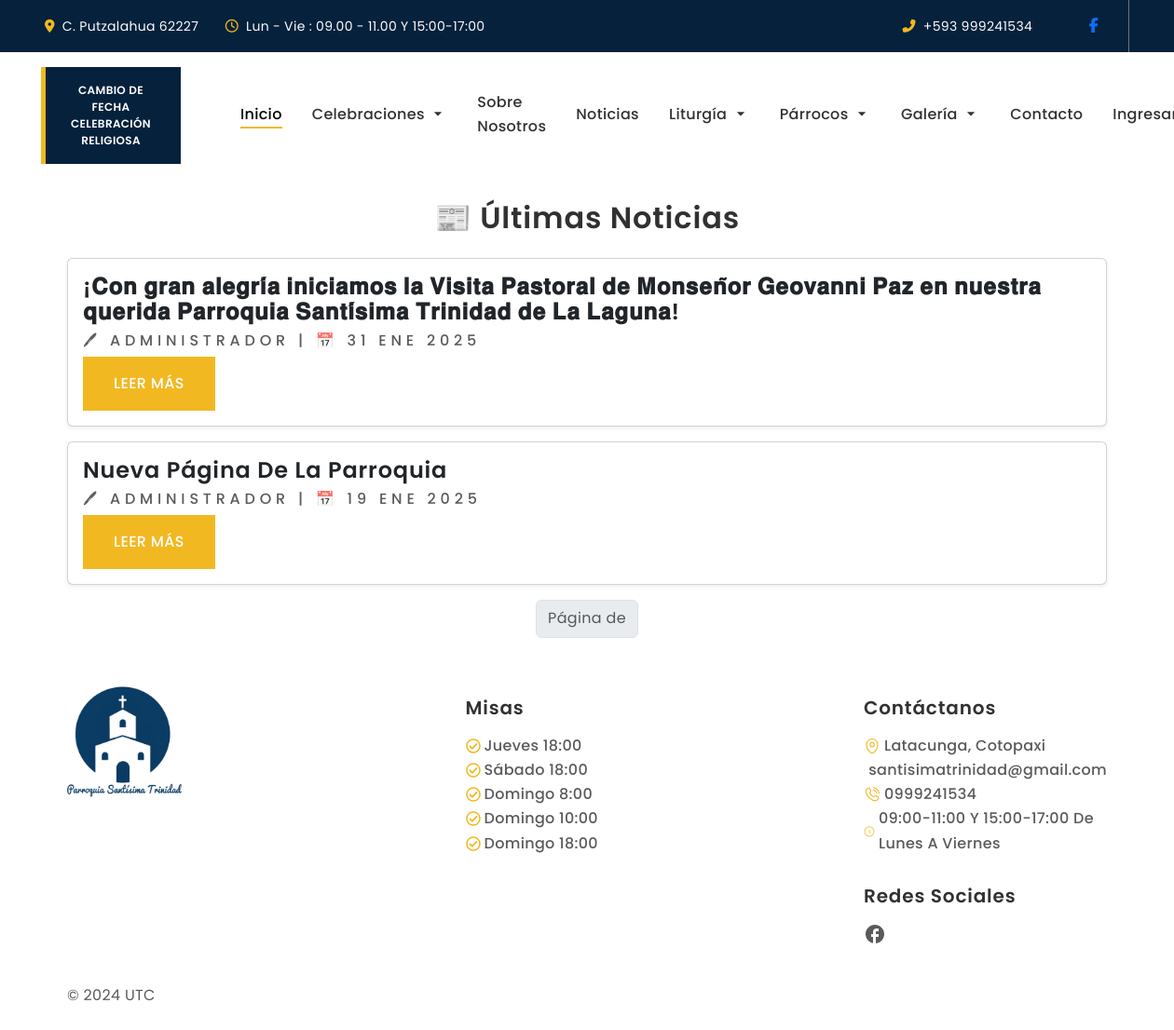
The page /news/ on the database as committed earlier.
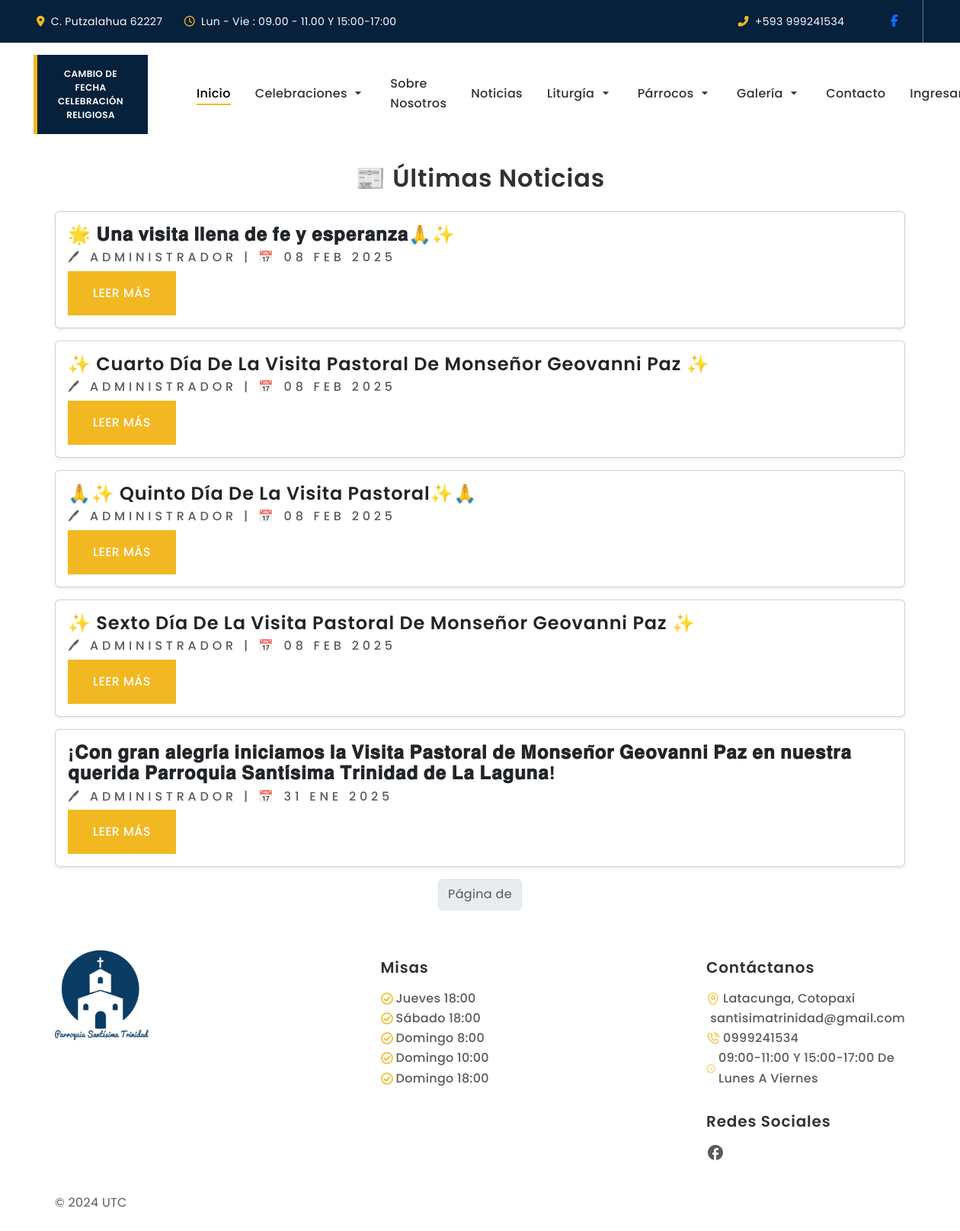
The same page on the database as committed later.
### Apps/web/models.py (models this page shows, shortened)
class Noticia(models.Model):
    id = models.AutoField(primary_key=True)
    titulo = models.CharField(max_length=100)
    contenido = models.TextField()
    fecha = models.DateTimeField(auto_now_add=True)
    autor = models.ForeignKey(User, on_delete=models.DO_NOTHING)

### Apps/web/views.py (the view, shortened to what this page needs)
# urls.py: path('news/', views.news ),
def news(request):
    noticias = Noticia.objects.all().order_by('-fecha')  # Ordenar por la más reciente
    paginator = Paginator(noticias, 5)  # 5 noticias por página
    page_number = request.GET.get('page')
    page_obj = paginator.get_page(page_number)
    context = {
        'noticias': page_obj
    }
    return render(request, 'noticias.html', context)

### Apps/web/templates/noticias.html (shortened to what this page needs)
{% extends 'base.html' %}
{% block body %}
{% if user.is_superuser %}
<center>
  <h1 class="h1">Nueva Noticia</h1>
</center>
<div class="container-lg d-flex justify-content-center">
  <form method="post" name="noticiaform" class="w-100">
    {% csrf_token %}
    <div class="row d-flex justify-content-center">
      <input type="text" class="form-control col-12 col-md-6" name="titulo" placeholder="Título" required value="{{n.titulo}}">
    </div>
    <div class="row d-flex justify-content-center">
      <textarea id="summernote" name="detalle" class="col-12 col-md-6" required>{{n.contenido}}</textarea>
    </div>
    <button type="submit" class="btn btn-success mt-3">Guardar</button>
  </form>
</div>
<div class="container-lg d-flex justify-content-center">
  <div class="table-responsive">
<div class="table-responsive">
  <table class="table table-striped table-bordered table-hover">
    <thead>
      <tr>
        <th>Título</th>
        <th>Contenido</th>
        <th>Fecha de subida</th>
        <th>Autor</th>
        <th>Acciones</th>
      </tr>
    </thead>
    <tbody>
      {% for n in noticias %}
        <tr>
          <td style="max-width: 200px; white-space: nowrap; overflow: hidden; text-overflow: ellipsis;">
            {{n.titulo}}
          </td>
          <td style="max-height: 150px; overflow-y: auto; width: 250px;">
            <div class="p-2" style="max-height: 150px; overflow-y: auto; white-space: normal;">
              {{n.contenido|safe}}
            </div>
          </td>
          <td>{{n.fecha}}</td>
          <td>{{n.autor}}</td>
          <td>
            <a href="/new/edit/{{n.id}}" class="btn btn-warning btn-sm">Editar</a>
            <form action="/new/delete/{{n.id}}" method="post" class="d-inline">
              {% csrf_token %}
              <button type="submit" class="btn btn-danger btn-sm" onclick="return confirm('¿Seguro que quieres eliminar esta noticia?')">Eliminar</button>
            </form>
          </td>
        </tr>
      {% endfor %}
    </tbody>
  </table>
</div>
  </div>
</div>
<script>
  $('#summernote').summernote({
    placeholder: 'Escribe aquí tu noticia',
    tabsize: 2,
    height: 500,
    width: '100%',
    lang: 'es-ES'
  });
</script>
{% else %}
<div class="container mt-4">
  <h2 class="text-center mb-4">📰 Últimas Noticias</h2>
  {% for noticia in noticias %}
      <div class="card mb-3 shadow-sm">
          <div class="card-body">
              <h4 class="card-title">{{ noticia.titulo }}</h4>
              <h6 class="text-muted">🖊 {{ noticia.autor }} | 📅 {{ noticia.fecha|date:"d M Y" }}</h6>
              <a href="/new/{{noticia.id}}" class="btn btn-primary">Leer más</a>
          </div>
      </div>
  {% empty %}
      <p class="text-center">No hay noticias disponibles.</p>
  {% endfor %}
  <nav>
      <ul class="pagination justify-content-center">
          <li class="page-item disabled">
              <span class="page-link">Página {{ page_obj.number }} de {{ page_obj.paginator.num_pages }}</span>
          </li>
      </ul>
  </nav>
</div>
{% endif %}
{% endblock  %}

Rows that differ between the two databases and show on the page:
no longer on this page (row unchanged): Noticia: titulo "Nueva Página De La Parroquia", autor "ADMINISTRADOR", fecha "19 ENE 2025"
added Noticia: titulo "🌟 𝐔𝐧𝐚 𝐯𝐢𝐬𝐢𝐭𝐚 𝐥𝐥𝐞𝐧𝐚 𝐝𝐞 𝐟𝐞 𝐲 𝐞𝐬𝐩𝐞𝐫𝐚𝐧𝐳𝐚🙏✨", autor "ADMINISTRADOR", fecha "08 FEB 2025"
added Noticia: titulo "✨ Cuarto Día De La Visita Pastoral De Monseñor Geovanni Paz ✨", autor "ADMINISTRADOR", fecha "08 FEB 2025"
added Noticia: titulo "🙏✨ Quinto Día De La Visita Pastoral✨🙏", autor "ADMINISTRADOR", fecha "08 FEB 2025"
added Noticia: titulo "✨ Sexto Día De La Visita Pastoral De Monseñor Geovanni Paz ✨", autor "ADMINISTRADOR", fecha "08 FEB 2025"
